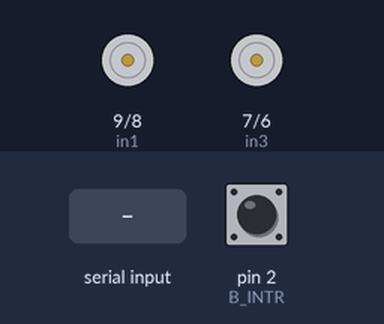
A sketch run on a simulated Arduino Uno, built with avr-gcc and run on an emulated ATmega328P. Shown: motor-driver pin pairs drawn as motors (green arrow = first pin HIGH = forward, orange = second pin HIGH = backward, longer = more drive, scaled by the enable pin). The inputs (shaded band) are chosen by the test bench; at power-on: pin 2 (B_INTR) HIGH. What the sketch prints to the serial monitor is not drawn.

Above: at 1.2 s.
1.3 s: "2\n" received over Serial
At 3.3 s:
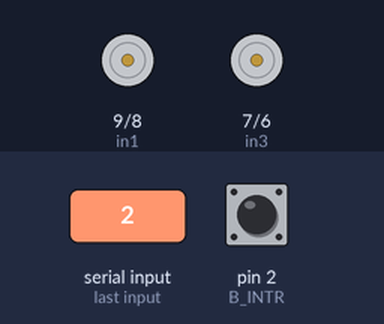
3.9 s: "3\n" received over Serial
At 5.3 s:
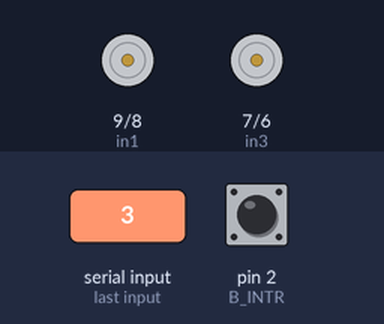
6.5 s: "1\n" received over Serial
At 7.65 s:
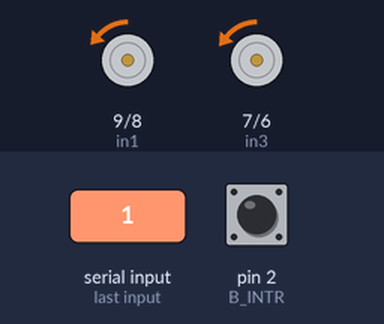
9.3 s: "1,90\n" received over Serial
At 10.45 s:
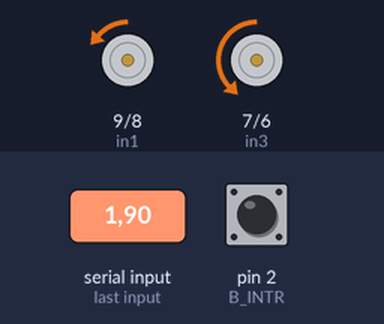
Timing chart, 0 to 12.3 s (numbered marks = the images above; inputs shaded):
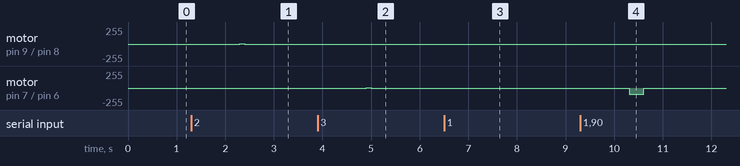

The sketch:

arduinoController.ino
```cpp
int enA = 10;
int in1 = 9;
int in2 = 8;
int enB = 5;
int in3 = 7;
int in4 = 6;
int speedA=0;
int speedB=0;
int B_INTR=2;

void setup() {
  Serial.begin(9600);
  pinMode(enA, OUTPUT);
  pinMode(enB, OUTPUT);
  pinMode(in1, OUTPUT);
  pinMode(in2, OUTPUT);
  pinMode(in3, OUTPUT);
  pinMode(in4, OUTPUT);
  analogWrite(enA, speedA);
  analogWrite(enB, speedB);
  digitalWrite(in1, LOW);
  digitalWrite(in2, HIGH);
  digitalWrite(in3, LOW);
  digitalWrite(in4, HIGH);
  pinMode(B_INTR, INPUT_PULLUP);
  attachInterrupt(digitalPinToInterrupt(B_INTR), InterruptBrake, CHANGE);
}

void loop() {
    String recvString = Serial.readString();
    int i1 = recvString.indexOf(',');
    int i2 = recvString.indexOf(',', i1+1);
    int i3 = recvString.indexOf(',', i2+1);
    int sA = recvString.substring(0, i1).toInt();
    int sB = recvString.substring(i1 + 1,i2).toInt();
    int dir = recvString.substring(i2 + 1).toInt();
    if(sA<=200 && sB<=200){
      if(dir==2){
        digitalWrite(in1, HIGH);
        digitalWrite(in2, LOW);
        digitalWrite(in3, LOW);
        digitalWrite(in4, HIGH);
        analogWrite(enA, sA);
        analogWrite(enB, sB);
        delay(100);
        analogWrite(enA, 0);
        analogWrite(enB, 0);
      }
      else if(dir==3){
        digitalWrite(in1, LOW);
        digitalWrite(in2, HIGH);
        digitalWrite(in3, HIGH);
        digitalWrite(in4, LOW);
        analogWrite(enA, sA);
        analogWrite(enB, sB);
        delay(100);
        analogWrite(enA, 0);
        analogWrite(enB, 0);
      }
      else if(dir==1){
        digitalWrite(in1, LOW);
        digitalWrite(in2, HIGH);
        digitalWrite(in3, LOW);
        digitalWrite(in4, HIGH);
        analogWrite(enA, sA);
        analogWrite(enB, sB);
        delay(300);
        analogWrite(enA, 0);
        analogWrite(enB, 0);
      }
    }
    sA=0;
    sB=0;
    Serial.write(1);
}

void InterruptBrake() {
  int INTR_Value = digitalRead(B_INTR);
  analogWrite(enA, 0);
  analogWrite(enB, 0);
  Serial.write(1);
  while(INTR_Value==HIGH){
    INTR_Value = digitalRead(B_INTR);
    }
  __asm__ __volatile__("jmp 0");
}
```

Measured:
- after the input at 1.3 s, motor on pin 9 (in1) / pin 8 (in2): stopped → forward 2/255 after 1.0 s, → stopped 0.10 s later; motor on pin 7 (in3) / pin 6 (in4): stopped → backward 2/255 after 1.0 s, → stopped 0.10 s later
- after the input at 3.9 s, motor on pin 9 (in1) / pin 8 (in2): stopped → backward 3/255 after 1.0 s, → stopped 0.10 s later; motor on pin 7 (in3) / pin 6 (in4): stopped → forward 3/255 after 1.0 s, → stopped 0.10 s later
- after the input at 6.5 s, motor on pin 9 (in1) / pin 8 (in2): stopped → backward 1/255 after 1.0 s, → stopped 0.30 s later; motor on pin 7 (in3) / pin 6 (in4): stopped → backward 3/255 after 1.0 s, → stopped 0.30 s later
- after the input at 9.3 s, motor on pin 9 (in1) / pin 8 (in2): stopped → backward 1/255 after 1.0 s, → stopped 0.30 s later; motor on pin 7 (in3) / pin 6 (in4): stopped → backward 90/255 after 1.0 s, → stopped 0.30 s later
